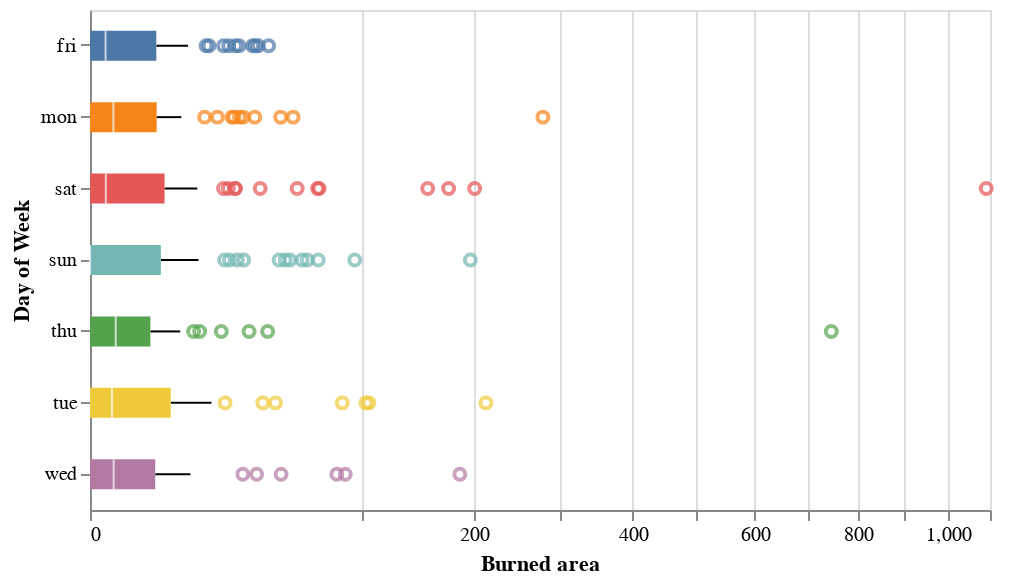

This figure's notebook cell:
### Markdown cell above
### Categorical columns

### Code cell
alt.Chart(cleaned_train_set).mark_boxplot(size = 15).encode(
    x = alt.X("area", 
              scale = alt.Scale(type = "sqrt"),
              title = "Burned area"),
    y = alt.Y("day", 
              sort = "x",
              title = "Day of Week"),
    color = alt.Color("day",
                      legend = None)
).properties(
    height = 250,
    width = 450
)

### Figure 1 — Vega-Lite specification as saved in the notebook (floating-point values rounded to 4 significant figures; data arrays with more than 128 entries replaced by an {"elided": "..."} marker saying what was removed)
{"$schema": "https://vega.github.io/schema/vega-lite/v4.8.1.json", "config": {"view": {"continuousHeight": 300, "continuousWidth": 400}}, "data": {"name": "data-a4dd35b52c62537d20052f8106ea7650"}, "datasets": {"data-a4dd35b52c62537d20052f8106ea7650": {"elided": "517 records"}}, "encoding": {"color": {"field": "day", "legend": null, "type": "nominal"}, "x": {"field": "area", "scale": {"type": "sqrt"}, "title": "Burned area", "type": "quantitative"}, "y": {"field": "day", "sort": "x", "title": "Day of Week", "type": "nominal"}}, "height": 250, "mark": {"size": 15, "type": "boxplot"}, "width": 450}
